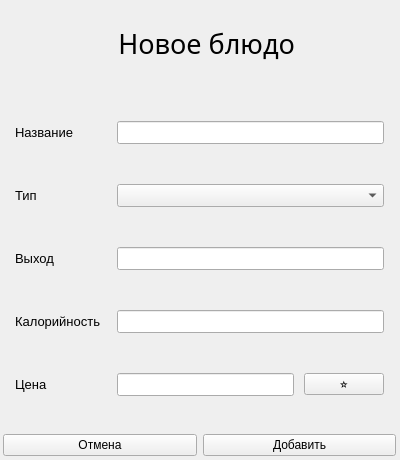
<?xml version="1.0" encoding="UTF-8"?>
<ui version="4.0">
 <class>MainWindow</class>
 <widget class="QMainWindow" name="MainWindow">
  <property name="geometry">
   <rect>
    <x>0</x>
    <y>0</y>
    <width>400</width>
    <height>460</height>
   </rect>
  </property>
  <property name="windowTitle">
   <string>MainWindow</string>
  </property>
  <widget class="QWidget" name="centralwidget">
   <widget class="QWidget" name="verticalLayoutWidget">
    <property name="geometry">
     <rect>
      <x>-1</x>
      <y>-1</y>
      <width>401</width>
      <height>461</height>
     </rect>
    </property>
    <layout class="QVBoxLayout" name="verticalLayout" stretch="0,1,0">
     <property name="topMargin">
      <number>4</number>
     </property>
     <item>
      <widget class="QLabel" name="label">
       <property name="font">
        <font>
         <family>Lobster</family>
         <pointsize>20</pointsize>
        </font>
       </property>
       <property name="text">
        <string>                 Новое блюдо</string>
       </property>
      </widget>
     </item>
     <item>
      <layout class="QGridLayout" name="gridLayout">
       <property name="leftMargin">
        <number>16</number>
       </property>
       <property name="topMargin">
        <number>32</number>
       </property>
       <property name="rightMargin">
        <number>16</number>
       </property>
       <property name="bottomMargin">
        <number>32</number>
       </property>
       <property name="horizontalSpacing">
        <number>16</number>
       </property>
       <property name="verticalSpacing">
        <number>40</number>
       </property>
       <item row="1" column="0">
        <widget class="QLabel" name="label_7">
         <property name="font">
          <font>
           <pointsize>10</pointsize>
          </font>
         </property>
         <property name="text">
          <string>Тип</string>
         </property>
        </widget>
       </item>
       <item row="0" column="1">
        <widget class="QLineEdit" name="nameEdit">
         <property name="font">
          <font>
           <pointsize>10</pointsize>
          </font>
         </property>
        </widget>
       </item>
       <item row="2" column="0">
        <widget class="QLabel" name="label_8">
         <property name="font">
          <font>
           <pointsize>10</pointsize>
          </font>
         </property>
         <property name="text">
          <string>Выход</string>
         </property>
        </widget>
       </item>
       <item row="4" column="0">
        <widget class="QLabel" name="label_9">
         <property name="font">
          <font>
           <pointsize>10</pointsize>
          </font>
         </property>
         <property name="text">
          <string>Цена</string>
         </property>
        </widget>
       </item>
       <item row="0" column="0">
        <widget class="QLabel" name="label_6">
         <property name="font">
          <font>
           <pointsize>10</pointsize>
          </font>
         </property>
         <property name="text">
          <string>Название</string>
         </property>
        </widget>
       </item>
       <item row="1" column="1">
        <widget class="QComboBox" name="typeComboBox">
         <property name="font">
          <font>
           <pointsize>10</pointsize>
          </font>
         </property>
        </widget>
       </item>
       <item row="2" column="1">
        <widget class="QLineEdit" name="outputEdit">
         <property name="font">
          <font>
           <pointsize>10</pointsize>
          </font>
         </property>
        </widget>
       </item>
       <item row="3" column="0">
        <widget class="QLabel" name="label_2">
         <property name="font">
          <font>
           <pointsize>10</pointsize>
          </font>
         </property>
         <property name="text">
          <string>Калорийность</string>
         </property>
        </widget>
       </item>
       <item row="3" column="1">
        <widget class="QLineEdit" name="energyEdit">
         <property name="font">
          <font>
           <pointsize>10</pointsize>
          </font>
         </property>
        </widget>
       </item>
       <item row="4" column="1">
        <layout class="QHBoxLayout" name="horizontalLayout_2" stretch="1,0">
         <property name="spacing">
          <number>10</number>
         </property>
         <item>
          <widget class="QLineEdit" name="priceEdit">
           <property name="font">
            <font>
             <pointsize>10</pointsize>
            </font>
           </property>
          </widget>
         </item>
         <item>
          <widget class="QPushButton" name="predictPriceButton">
           <property name="text">
            <string>⭐</string>
           </property>
          </widget>
         </item>
        </layout>
       </item>
      </layout>
     </item>
     <item>
      <layout class="QHBoxLayout" name="horizontalLayout">
       <property name="leftMargin">
        <number>4</number>
       </property>
       <property name="rightMargin">
        <number>4</number>
       </property>
       <property name="bottomMargin">
        <number>4</number>
       </property>
       <item>
        <widget class="QPushButton" name="cancelButton">
         <property name="text">
          <string>Отмена</string>
         </property>
        </widget>
       </item>
       <item>
        <widget class="QPushButton" name="addButton">
         <property name="text">
          <string>Добавить</string>
         </property>
        </widget>
       </item>
      </layout>
     </item>
    </layout>
   </widget>
  </widget>
 </widget>
 <resources/>
 <connections/>
</ui>
